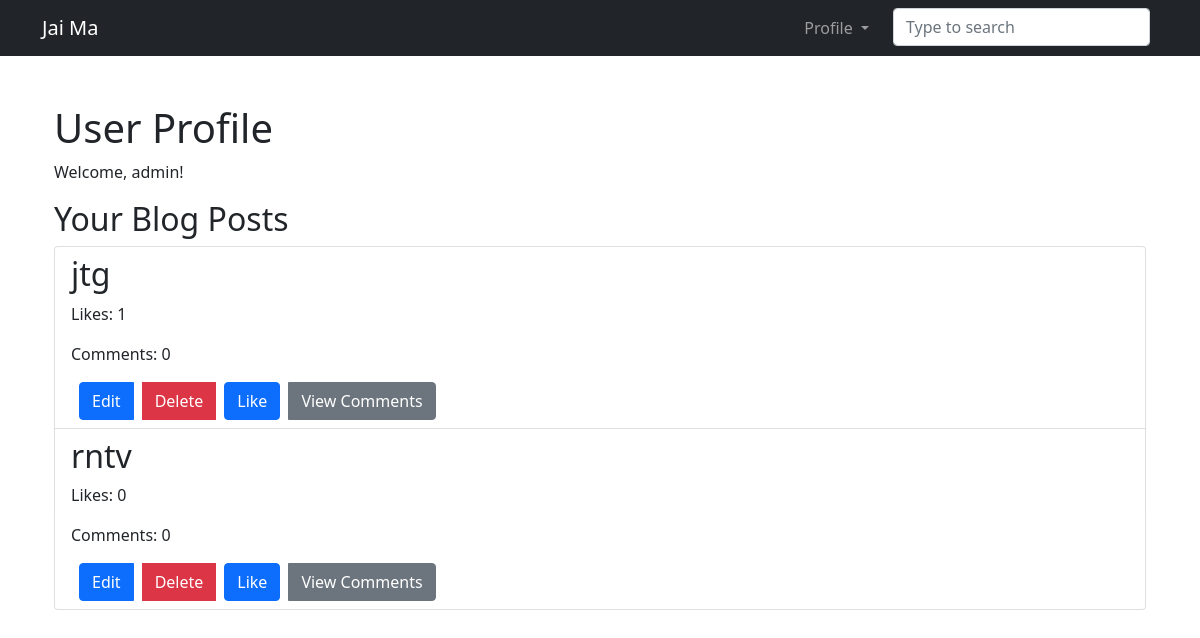
The app's page /user_profile/ (signed in), older data.
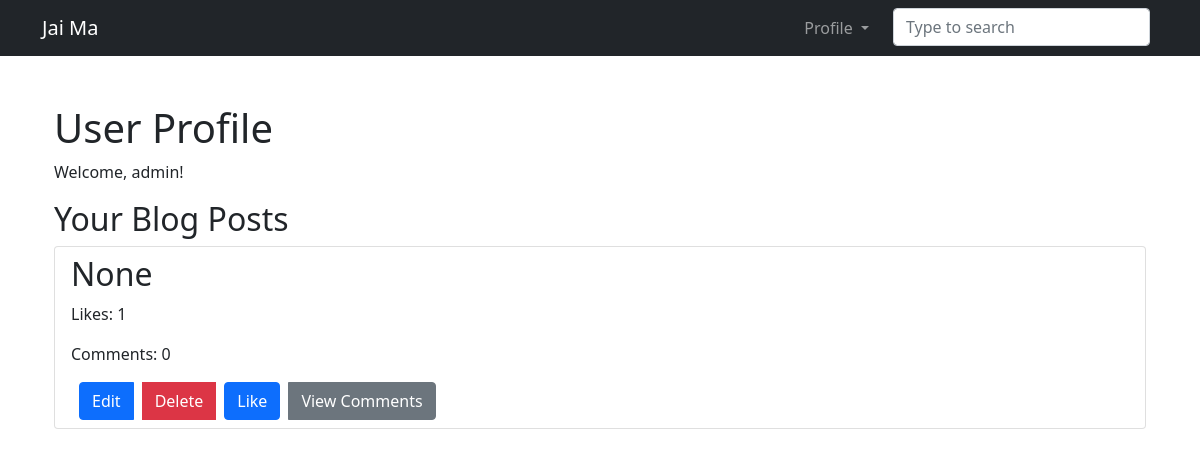
The same page, newer data.
### JaiMaApp/models.py (models this page shows)
class BlogPost(models.Model):
    title = models.CharField(max_length=200)
    content = models.TextField()
    author = models.ForeignKey(User, on_delete=models.CASCADE)
    created_at = models.DateTimeField(auto_now_add=True)
    updated_at = models.DateTimeField(auto_now=True)
    image = models.ImageField(upload_to='JaiMa/images/',blank=True,null=True)
    url=models.URLField(blank=True)

### JaiMaApp/views.py (the view)
# urls.py: path('user_profile/', user_profile, name='user_profile'),
@login_required
def user_profile(request):
    username = request.user.username
    blog_posts = BlogPost.objects.filter(author=request.user).prefetch_related('like_set', 'comment_set')
    context = {
        'username': username,
        'blog_posts': blog_posts,
    }
    return render(request, 'JaiMaApp/user_profile.html', context)

### JaiMaApp/templates/JaiMaApp/user_profile.html (shortened to what this page needs)
{% extends 'base.html' %}
{% block content %}
  <div class="container mt-5">
    <h1>User Profile</h1>
    {% if user.is_authenticated %}
      <p>Welcome, {{ username }}!</p>
      <h2>Your Blog Posts</h2>
      {% if blog_posts %}
        <ul class="list-group">
          {% for post in blog_posts %}
            <li class="list-group-item blog-post-item">
              <h2><a href="{% url 'post_detail' post.pk %}" class="text-decoration-none text-dark">{{ post.title }}</a></h2>
              <p>Likes: {{ post.like_set.count }}</p>
              <p>Comments: {{ post.comment_set.count }}</p>
              <div class="btn-group" role="group">
                <a href="{% url 'post_update' post.id %}" class="btn btn-primary ms-2">Edit</a>
                <a href="{% url 'post_delete' post.id %}" class="btn btn-danger ms-2">Delete</a>
                <form method="post" action="{% url 'set_like' post.pk %}" class="ml-2 ms-2">
                  <button type="submit" class="btn btn-primary">
                    {% if post.is_liked %}
                      Unlike
                    {% else %}
                      Like
                    {% endif %}
                  </button>
                </form>
                <a href="{% url 'post_comments' post.pk %}" class="btn btn-secondary ml-2 ms-2">View Comments</a>
              </div>
            </li>
          {% endfor %}
        </ul>
      {% else %}
        <p>You haven't written any blog posts yet.</p>
      {% endif %}
    {% else %}
      <p>Please log in to view your profile.</p>
    {% endif %}
  </div>
{% endblock %}

### JaiMaApp/templates/base.html (shortened to what this page needs)
<!DOCTYPE html>
<html lang="en">
<head>
    <link href="https://cdn.jsdelivr.net/npm/bootstrap@5.0.2/dist/css/bootstrap.min.css" rel="stylesheet">
</head>
<body>
    <nav class="navbar navbar-expand-lg navbar-dark bg-dark">
        <div class="container">
            <a class="navbar-brand" href="{% url 'home' %}">Jai Ma</a>
            <div class="collapse navbar-collapse" id="navbarNav">
                <ul class="navbar-nav ms-auto">
                    {% if user.is_authenticated %}
                        <li class="nav-item dropdown mx-2">
                            <a class="nav-link dropdown-toggle" href="#" id="navbarDropdown" role="button" data-bs-toggle="dropdown" aria-expanded="false">
                                Profile
                            </a>
                        </li>
                    {% endif %}
                    <li class="nav-item mx-2">
                        <input type="text" class="form-control" id="search-input" placeholder="Type to search">
                    </li>
                </ul>
            </div>
        </div>
    </nav>
    <div class="container mt-4">
        {% block content %}{% endblock %}
    </div>
</body>
</html>

### JaiMaApp/templates/JaiMaApp/user_profile.html (style rules this page uses)
.blog-post-item { transition: transform 0.3s ease-in-out; }

Row changes from the older to the newer data that the page shows:
removed BlogPost: title "jtg", like_set.count "1", comment_set.count "0"
removed BlogPost: title "rntv", like_set.count "0", comment_set.count "0"
added BlogPost: title "None", like_set.count "1", comment_set.count "0"
